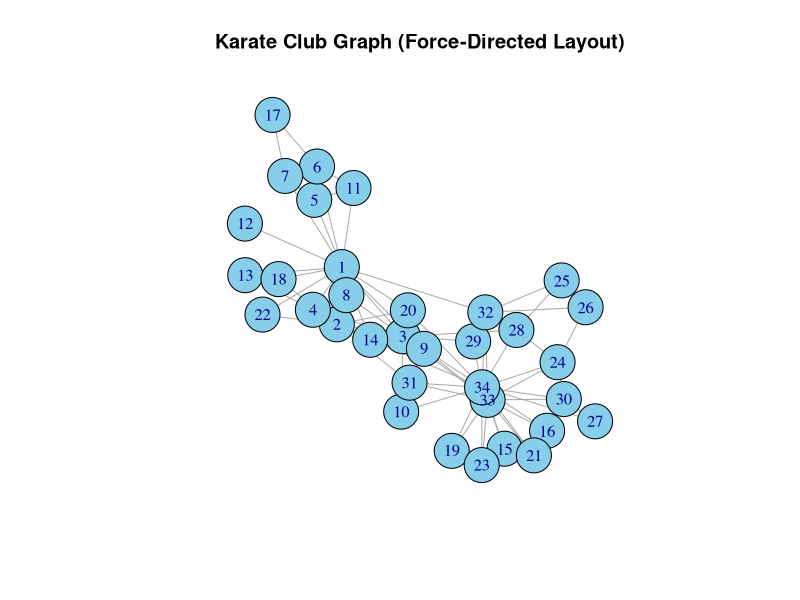

Write the R code that produced this figure.
# Step 1: Load the igraph package
library(igraph)

# Step 2: Load the built-in Karate Club graph
g <- make_graph("Zachary")  # Zachary's Karate Club graph

# Step 3: Optionally inspect the graph
# print(g)
# summary(g)

# Step 4: Compute a force-directed layout (Fruchterman-Reingold algorithm)
layout <- layout_with_fr(g)

# Step 5: Plot the graph using the layout
plot(
  g,
  layout = layout,         # Use computed layout
  vertex.size = 20,        # Size of the nodes
  vertex.label = V(g)$name,# Node labels
  vertex.color = "skyblue",# Node color
  edge.arrow.size = 0.5,   # Arrow size for edges (not really used here, it's undirected)
  main = "Karate Club Graph (Force-Directed Layout)"
)
